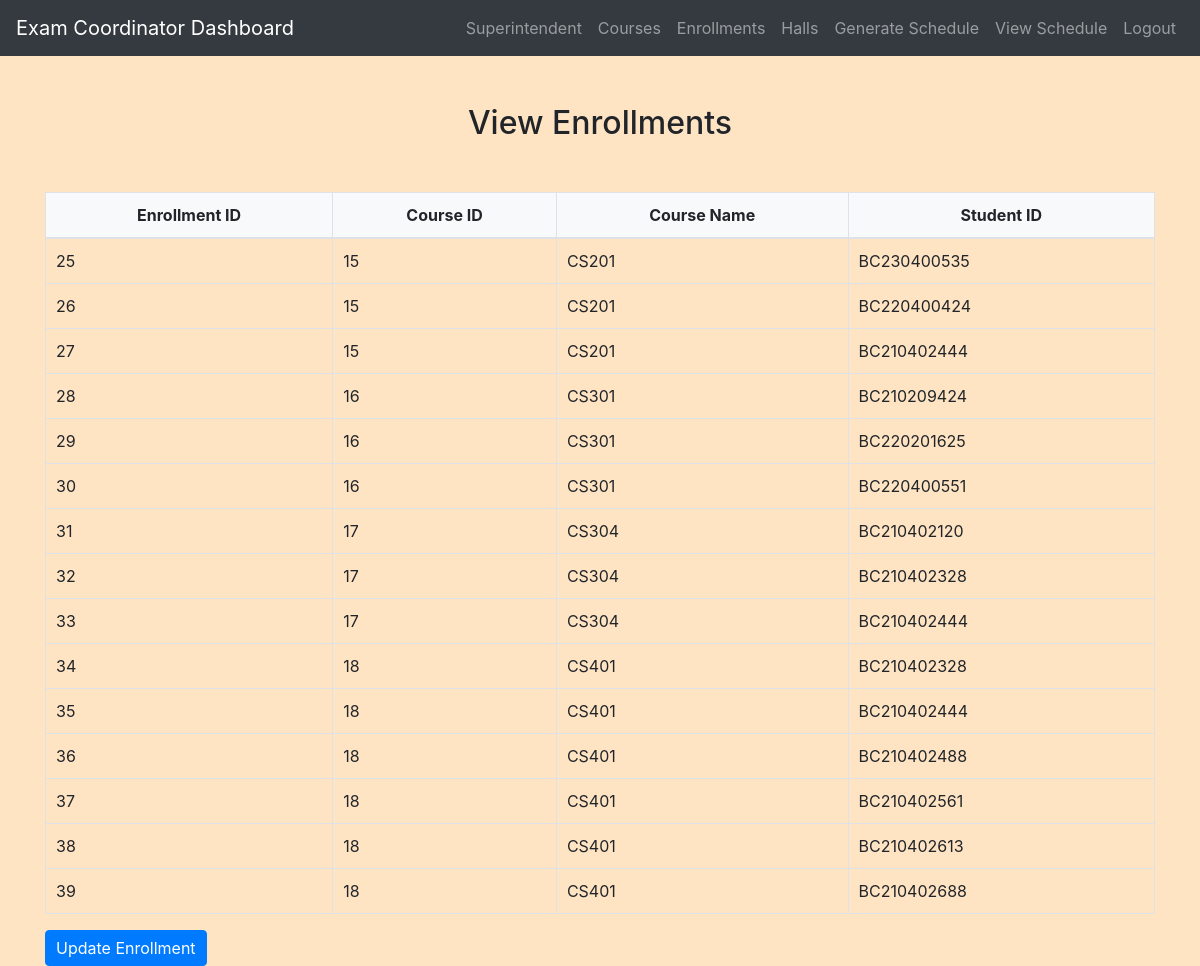
/exam_coordinator/view_enrollments.php (signed in), run on the app's committed database.
### tables this page shows
CREATE TABLE `enrollments` (
  `enrollment_id` int(11) NOT NULL,
  `course_id` int(11) NOT NULL,
  `student_id` varchar(50) NOT NULL,
  `enroll_date` timestamp NOT NULL DEFAULT current_timestamp()
);

CREATE TABLE `courses` (
  `course_id` int(11) NOT NULL,
  `course_code` varchar(255) NOT NULL,
  `course_name` varchar(255) NOT NULL,
  `faculty_id` int(11) DEFAULT NULL
);

### exam_coordinator/view_enrollments.php (the view, shortened to what this page needs)
<?php
include('config.php');
$sql = "SELECT e.enrollment_id, e.course_id, c.course_name, e.student_id
        FROM Enrollments e
        INNER JOIN Courses c ON e.course_id = c.course_id
        ORDER BY e.course_id, e.enrollment_id";
$result = $conn->query($sql);
?>
<!DOCTYPE html>
<html>
<head>
    <link rel="stylesheet" href="https://maxcdn.bootstrapcdn.com/bootstrap/4.5.2/css/bootstrap.min.css">
    <link rel="stylesheet" href="../css/style.css">
</head>
<body>
<?php include('navbar.php'); ?>
<div class="container mt-5">
    <h2>View Enrollments</h2>
    <div class="table-responsive">
        <table class="table table-bordered">
            <thead>
                <tr>
                    <th>Enrollment ID</th>
                    <th>Course ID</th>
                    <th>Course Name</th>
                    <th>Student ID</th>
                </tr>
            </thead>
            <tbody>
                <?php
                if ($result->num_rows > 0) {
                    while ($row = $result->fetch_assoc()) {
                        echo "<tr>";
                        echo "<td>{$row['enrollment_id']}</td>";
                        echo "<td>{$row['course_id']}</td>";
                        echo "<td>{$row['course_name']}</td>";
                        echo "<td>{$row['student_id']}</td>";
                        echo "</tr>";
                    }
                } else {
                    echo "<tr><td colspan='4'>No enrollments found</td></tr>";
                }
                ?>
            </tbody>
        </table>
    </div>
    <a class="btn btn-primary" href="update_enrollment.php">Update Enrollment</a>
</div>
</body>
</html>

### css/style.css (style rules this page uses)
body { background-color: bisque; }
h1, h2, h3, h4 { text-align: center; margin-top: 30px; margin-bottom: 30px; }
.table { width: 100%; border-collapse: collapse; margin-top: 20px; }
.table th, .table td { padding: 10px; border: 1px solid #dee2e6; }
.table thead th { background-color: #f8f9fa; font-weight: bold; text-align: center; }
.table tbody td { vertical-align: middle; }
.btn-primary { padding: 5px 10px; }

### data on the page
enrollments: enrollment_id "25", course "15", course.course_name "CS201", student "BC230400535"
enrollments: enrollment_id "26", course "15", course.course_name "CS201", student "BC220400424"
enrollments: enrollment_id "27", course "15", course.course_name "CS201", student "BC210402444"
enrollments: enrollment_id "28", course "16", course.course_name "CS301", student "BC210209424"
enrollments: enrollment_id "29", course "16", course.course_name "CS301", student "BC220201625"
enrollments: enrollment_id "30", course "16", course.course_name "CS301", student "BC220400551"
enrollments: enrollment_id "31", course "17", course.course_name "CS304", student "BC210402120"
enrollments: enrollment_id "32", course "17", course.course_name "CS304", student "BC210402328"
enrollments: enrollment_id "33", course "17", course.course_name "CS304", student "BC210402444"
enrollments: enrollment_id "34", course "18", course.course_name "CS401", student "BC210402328"
enrollments: enrollment_id "35", course "18", course.course_name "CS401", student "BC210402444"
enrollments: enrollment_id "36", course "18", course.course_name "CS401", student "BC210402488"
enrollments: enrollment_id "37", course "18", course.course_name "CS401", student "BC210402561"
enrollments: enrollment_id "38", course "18", course.course_name "CS401", student "BC210402613"
enrollments: enrollment_id "39", course "18", course.course_name "CS401", student "BC210402688"
